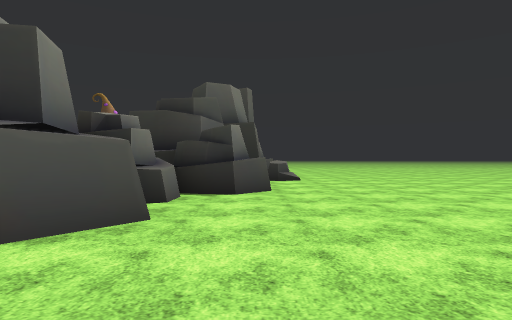
[1] (above)

16 first-person views from a walk through a scene from a Unity 3-D project. The camera is 1.3 m above the floor, looks level and sees 75° across. The floor is counted in squares, 2 m on a side. Each view is taken from the middle of a square. On the plan, view 1 faces up. The plan holds only what a view shows up to about 10 squares ahead; the rest is blank. The place goes on beyond the plan. Flat ground stands in for the terrain. The player is left out. Some animated figures are not drawn. Some surface patterns are stand-ins.

[2]
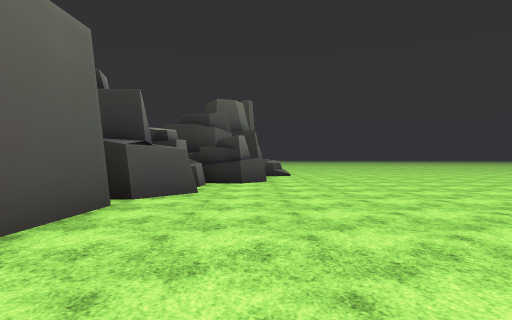

[3]
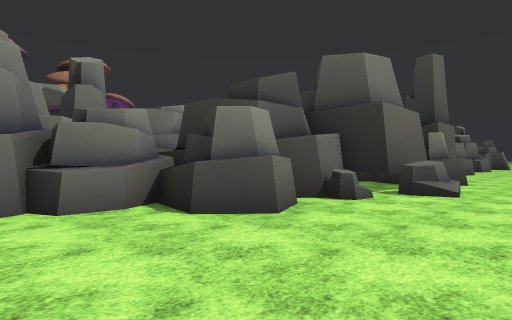

[4]
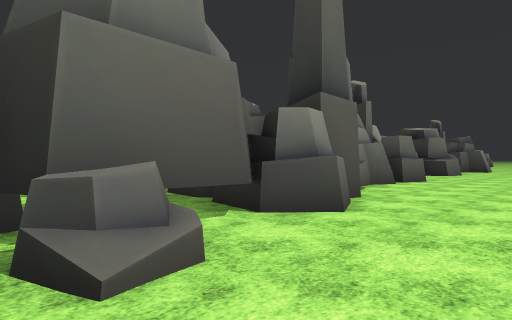

[5]
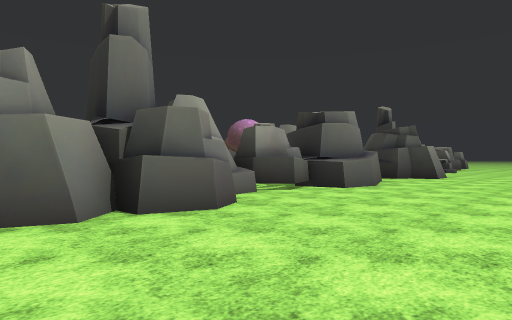

[6]
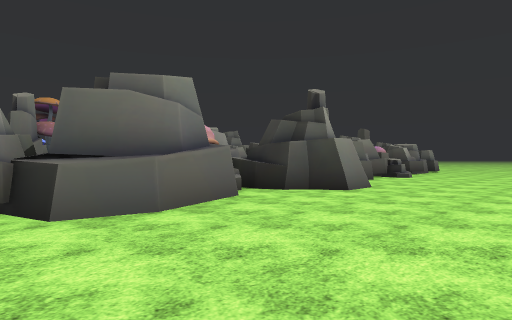

[7]
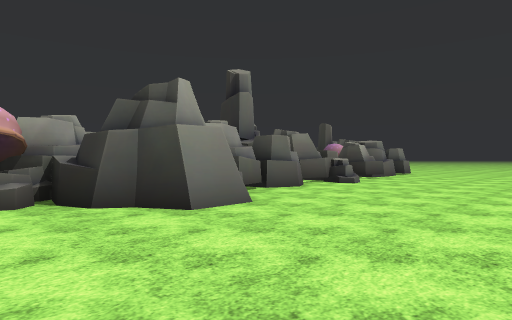

[8]
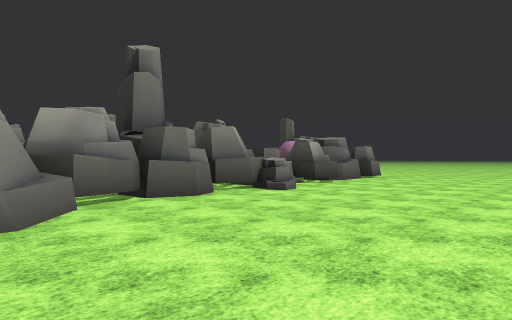

[9]
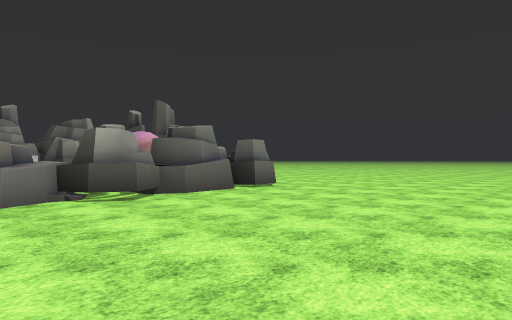

[10]
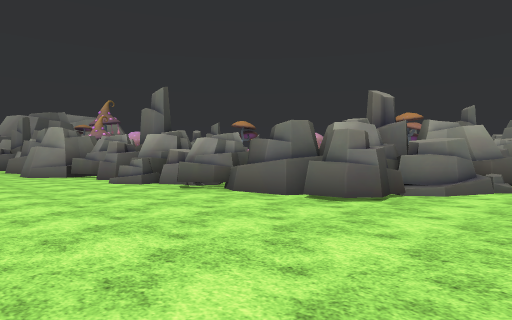

[11]
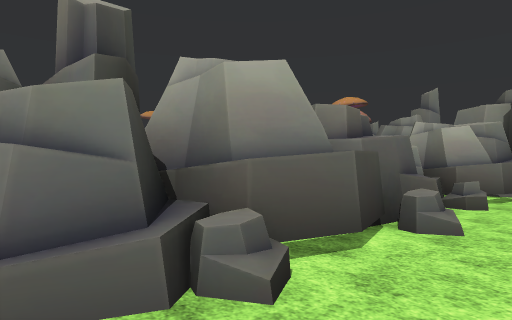

[12]
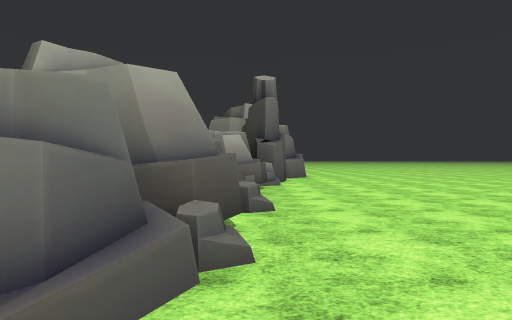

[13]
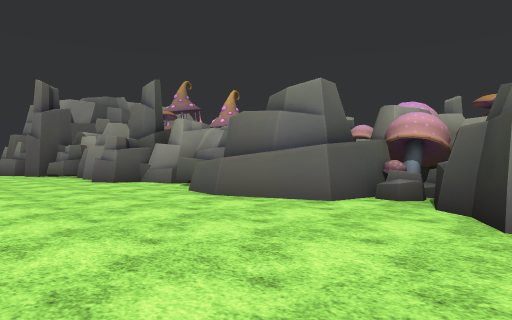

[14]
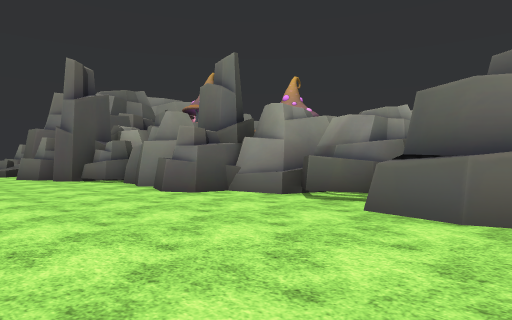

[15]
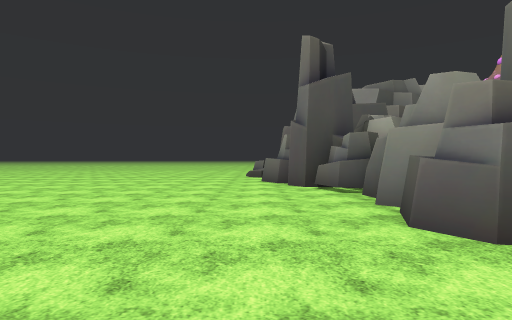

[16]
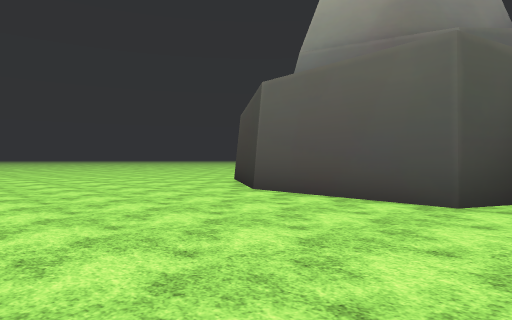

### Floor plan
Key: @ floor where view 1 was taken; # wall or solid block; . floor; ^ raised ledge; R rock.
Columns run from 14 left of view 1 to 3 right of it. Each row starts with its distance up from view 1.
 46 ..........  .....
 45 RRRRR.RRR........
 44  RRRRRR#RR.......
 43    R R #RRRR.....
 42        RR RR.....
 41            R......
 40           RR......
 39           RRR.....
 38           RR......
 37           RRR.....
 36            R.....
 35           RR......
 34           #RR.....
 33           R#R.....
 32            ##.....
 31            ###....
 30           R##.....
 29         RRRR......
 28           ###.....
 27         RR  #.....
 26             #^....
 25            R#^....
 24             R.....
 23            #R.....
 22            ##.....
 21             RR....
 20             RR....
 19             ##....
 18              #....
 17              R....
 16              #....
 15               R...
 14             ###...
 13             ###...
 12              ##...
 11              ##R..
 10              #....
  9              #R...
  8             # ....
  7        RR  RRRR...
  6         R   R.....
  5            ##.....
  4            ##.....
  3            ##.....
  2            #......
  1            #......
  0            #..@...
 -1            #......
 -2            #.....
 -3            #.....

Positions as (right, up) in squares from view 1, and headings:
1: (0, 0), facing up
2: (0, -3), facing up
3: (3, 4), facing up-left
4: (3, 10), facing up-left
5: (3, 18), facing up-left
6: (3, 24), facing up-left
7: (3, 28), facing up-left
8: (3, 31), facing up-left
9: (3, 37), facing up-left
10: (2, 46), facing down-left
11: (-5, 46), facing down-left
12: (-4, 45), facing left
13: (3, 31), facing down-left
14: (3, 27), facing down-left
15: (1, 24), facing down
16: (3, 3), facing down-left
